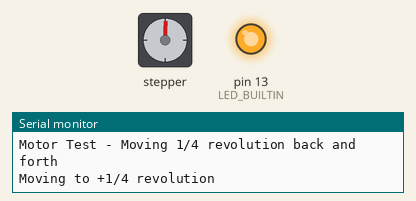
Bench run of a sketch on a simulated Arduino Nano, built with avr-gcc and run on an emulated ATmega328P. On the bench: stepper motor, output pins drawn as LEDs (lit = HIGH), the last lines printed to the serial monitor. Stepper angles assume 6400 steps per turn.

Above: at 0.42 s.
At 9.79 s:
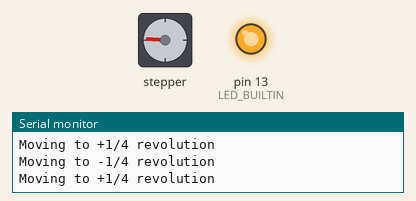
At 20.0 s:
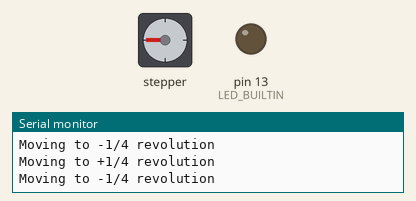
At 37.2 s:
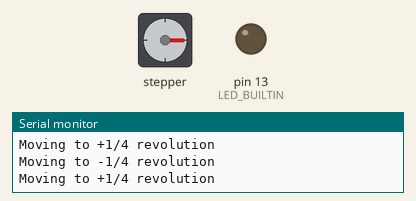
Timing chart, 0 to 40.0 s (numbered marks = the images above):
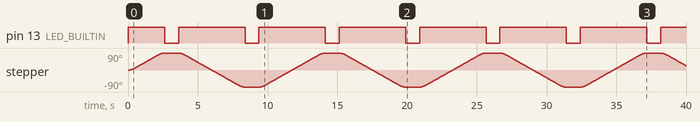

Measured:
- by itself, pin 13 (LED_BUILTIN): repeats every 5.8 s: LOW 1.0 s, HIGH 4.8 s
- by itself, stepper: turns 90° clockwise in 2.5 s, then 180° counter-clockwise in 4.6 s, then 180° clockwise in 4.6 s, then 180° counter-clockwise in 4.6 s, and so on

The sketch:

TestMotor.ino
```cpp
#include <AccelStepper.h>

// Define the stepper motor connections
const int DIR_PIN = 2;  // Direction
const int STEP_PIN = 9; // Step (Timer1 OC1A — rig wired here so FastAccelStepper-based sketches work too)

// Create an instance of the AccelStepper class
AccelStepper stepper(AccelStepper::DRIVER, STEP_PIN, DIR_PIN, 0, 0, false);

const int MICROSTEPS = 32;  // 32 = DRV8825 M0=M1=M2=HIGH, TMC2209 MS1=H/MS2=L
                            // (different levels per driver); 16 = TMC2209 MS1=MS2=HIGH
const long STEPS_PER_REVOLUTION = 200 * MICROSTEPS;

void setup()
{
    pinMode(LED_BUILTIN, OUTPUT);
    digitalWrite(LED_BUILTIN, HIGH);  // LED on during setup

    Serial.begin(115200); // Start the serial communication

    // AccelStepper on Arduino Nano is limited to ~4000 steps/sec with run()
    // At 6400 steps/rev (32x microstepping), 2000 steps/sec = 18.75 RPM
    // Reduced from the original 2000 / 4000: Vref on this rig's driver is low,
    // so a gentle profile keeps the wiring check from skipping steps.
    stepper.setMaxSpeed(800);       // 6400 steps/rev -> 7.5 RPM
    stepper.setAcceleration(1600);  // Reaches max speed in 0.5 sec

    // Set the enable pin for the stepper motor driver and
    // invert it because we are using a DRV8825 board with an
    // active-low enable signal (LOW = enabled, HIGH = disabled)
    stepper.setEnablePin(5);
    stepper.setPinsInverted(false, false, true);

    // Set the initial position
    stepper.setCurrentPosition(0);

    // Enable the motor outputs
    stepper.enableOutputs();

    digitalWrite(LED_BUILTIN, LOW);  // LED off when ready

    Serial.println("Motor Test - Moving 1/4 revolution back and forth");
}

void loop()
{
    // Move the motor to +1/4 revolution (absolute position 400)
    Serial.println("Moving to +1/4 revolution");
    digitalWrite(LED_BUILTIN, HIGH);
    stepper.runToNewPosition(STEPS_PER_REVOLUTION / 4);
    digitalWrite(LED_BUILTIN, LOW);

    // Wait for 1 second
    delay(1000);

    // Move the motor to -1/4 revolution (absolute position -400)
    // This is a 1/2 revolution movement from the current position
    Serial.println("Moving to -1/4 revolution");
    digitalWrite(LED_BUILTIN, HIGH);
    stepper.runToNewPosition(-STEPS_PER_REVOLUTION / 4);
    digitalWrite(LED_BUILTIN, LOW);

    // Wait for 1 second
    delay(1000);
}
```
